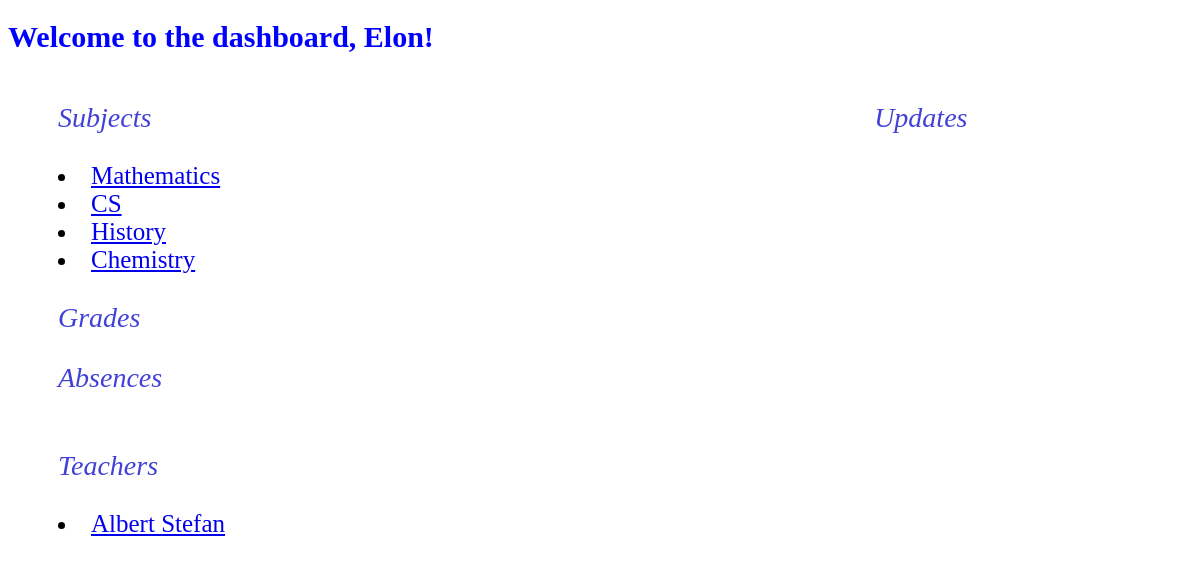
The app's page /dashboard/elon@gmail.com/student with its own data.
### authentification/models.py (models this page shows, shortened)
class Student(models.Model):
    first = models.CharField(max_length = 64)
    last = models.CharField(max_length = 64)
    user = models.CharField(max_length = 64)
    password = models.CharField(max_length = 64)
    email = models.EmailField(primary_key = True)
    details = models.CharField(max_length = 200, blank = True)
    xclass = models.ForeignKey(Class, on_delete = models.CASCADE, related_name = 'students')

class Subject(models.Model):
    subject_name = models.CharField(max_length = 64)
    xclass = models.ForeignKey(Class, on_delete = models.CASCADE, related_name = 'subjects')

class Teacher(models.Model):
    first = models.CharField(max_length = 64)
    last = models.CharField(max_length = 64)
    user = models.CharField(max_length = 64)
    password = models.CharField(max_length = 64)
    email = models.EmailField(primary_key = True)
    details = models.CharField(max_length = 200, blank = True)
    subject = models.CharField(max_length = 64)

### dashboard/views.py (the view)
# urls.py: path('<str:email>/student', views.student, name = "student"),
def student(request, email):
    student = Student.objects.get(email = email)
    return render(request, 'dashboard/student.html', {'student' : student})

### dashboard/templates/dashboard/student.html (shortened to what this page needs)
{% extends "dashboard/layout.html" %}
{% load static %}
{% block body %}
<h1 class="ttl">Welcome to the dashboard, {{student.first}}!</h1>
<div class='layout_student'>
    <div class='subjects'>
        <p class='pid'>Subjects</p>
        {% with xss=student.xclass %}
        {% for c in xss.subjects.all %}
        <ul.>
            <li><a href = "{% url 'student:subject' name=c.subject_name email=student.email %}">{{c.subject_name}}</a></li>
        </ul.>
        {% endfor %}
        {% endwith %}
    </div>
    <div class='updates'>
        <p class='pid'>Updates</p>
    </div>
</div>
<div class='part2'>
    <div class='grades'>
        <p class='pid'>Grades</p>
    </div>
    <div class='absences'>
        <p class='pid'>Absences</p>
    </div>
</div>
<div class='part3'>
    <div class='contact'>
        <p class='pid'>Teachers</p>
        {% with xss=student.xclass %}
        {% for tech in xss.teachers.all %}
        <ul">
            <li><a href = "{% url 'student:teacher' email=tech.email %}">{{tech.first}} {{tech.last}} </a></li>
        </ul">
        {% endfor %}
        {% endwith %}
    </div>
</div>
{% endblock %}

### dashboard/templates/dashboard/layout.html (style rules this page uses)
.ttl { color: blue; font-size:30px; }
.subjects { margin-left: 50px; font-size: 25px; }
.updates { margin-left: 650px; font-size: 25px; }
.contact { margin-left: 50px; font-size: 25px; }
.subjects, .updates, .contact { display:inline-block; vertical-align:top; }
.grades { margin-left: 50px; font-size: 25px; }
.absences { margin-left: 50px; font-size: 25px; }
.pid { font-size: 28px; font-style: italic; color: #4141D8; }

### records on screen
Student: first "Elon"
Subject: subject_name "Mathematics"
Subject: subject_name "CS"
Subject: subject_name "History"
Subject: subject_name "Chemistry"
Teacher: first "Albert", last "Stefan"
